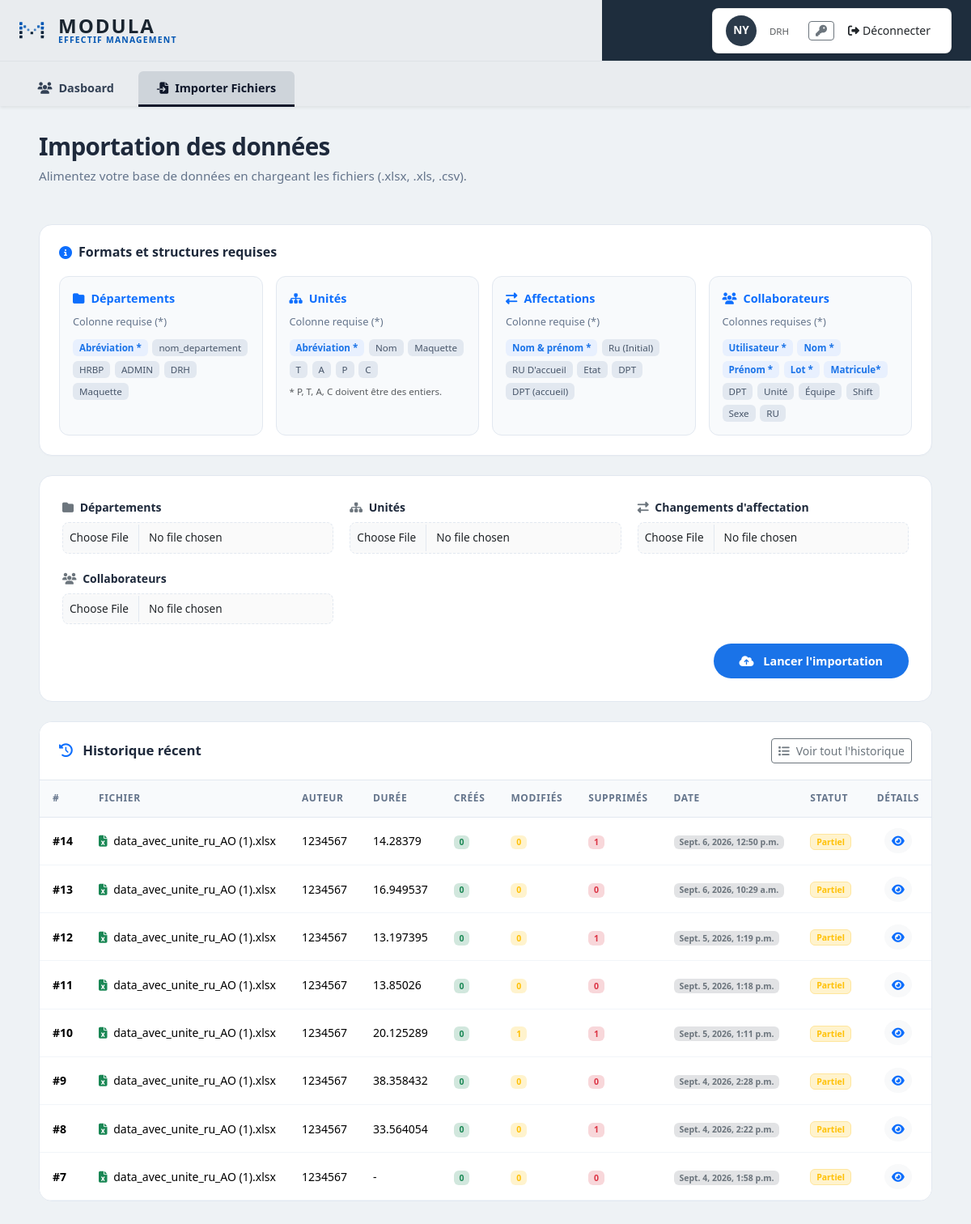
The page /import_data/import/ (signed in) on the database as committed earlier.
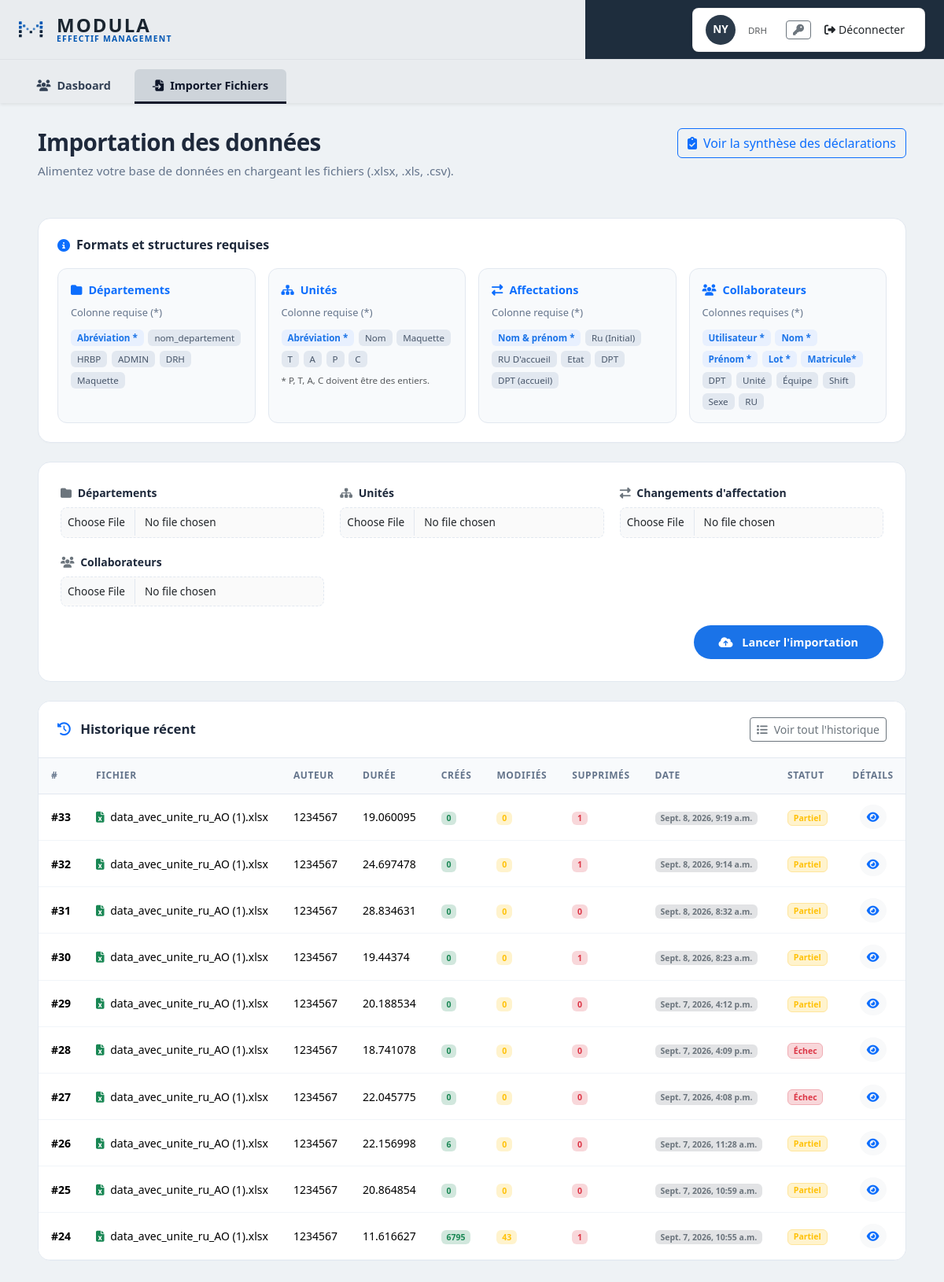
The same page on the database as committed later.
### import_data/models.py (models this page shows, shortened)
class histo_import(models.Model):
    STATUT_CHOICES = [
        ("EN_COURS", "En cours"),
        ("SUCCES", "Succès"),
        ("ECHEC", "Échec"),
        ("PARTIEL", "Succès partiel"),
    ]
    date = models.DateTimeField(auto_now_add=True)
    depar = models.IntegerField(default=0)
    modif = models.IntegerField(default=0)
    supprime = models.IntegerField(default=0)
    erreur = models.IntegerField(default=0)
    utilisateur = models.CharField(max_length=50, null=True, blank=True)
    nom_fichier = models.CharField(max_length=255, null=True, blank=True)
    fichier = models.FileField(upload_to="imports/", null=True, blank=True)
    statut = models.CharField(max_length=20, choices=STATUT_CHOICES, default="SUCCES")
    nb_lignes_total = models.PositiveIntegerField(default=0)
    nb_crees = models.PositiveIntegerField(default=0)
    nb_supprimes = models.PositiveIntegerField(default=0)
    nb_ignores = models.PositiveIntegerField(default=0)
    nb_erreurs = models.PositiveIntegerField(default=0)
    duree = models.FloatField(null=True, blank=True)
    synthese_json = models.JSONField(null=True, blank=True)
    class Meta:
        ordering = ["-date"]

### import_data/views.py (the view, shortened to what this page needs)
# urls.py: path("import/", views.importer_fichiers_combines, name="importer_fichier"),
@role_required(['SUPER', "DRH"])
def importer_fichiers_combines(request):
    role = request.session.get('role')
    template_de_base = {
        "SUPER": "utilisateur/navbar_N1.html",
        "DRH": "utilisateur/navbar_N1.html",
    }.get(role, "utilisateur/navbar_N1.html")
    historique_imports = (
        histo_import.objects
        .prefetch_related('details')
        .order_by('-date')[:10]
    )
    if request.method != "POST":
        storage = messages.get_messages(request)
        for _ in storage:
            pass
        return render(request, "import_data/import.html", {
            "form": MultipleImportForm(),
            "template_de_base": template_de_base,
            "historique_imports": historique_imports,
            "synthese_declarations": _derniere_synthese(),
            "just_imported": False,
        })

### import_data/forms.py
class MultipleImportForm(forms.Form):
    fichier_departement = forms.FileField(required=False,
        label="Fichier Départements",
        widget=forms.FileInput(attrs={'class': 'form-control'})
    )
    fichier_unite = forms.FileField(required=False,
        label="Fichier Unités",
        widget=forms.FileInput(attrs={'class': 'form-control'})
    )
    fichier_collaborateur = forms.FileField(required=False,
        label="Fichier Collaborateurs",
        widget=forms.FileInput(attrs={'class': 'form-control'})
    )
    fichier_changement = forms.FileField(required=False, label="Fichier changement",
            widget=forms.FileInput(attrs={'class': 'form-control'}))
    mode_import_collaborateur = forms.ChoiceField(
    choices=[("fusion", "Fusion"), ("remplacement", "Remplacement")],
    initial="fusion",
    required=False,
    widget=forms.RadioSelect,
)

### import_data/views.py (called while the page is built)
def _derniere_synthese():
    dernier = (
        histo_import.objects
        .exclude(synthese_json__isnull=True)
        .order_by("-date")
        .first()
    )
    return dernier.synthese_json if dernier else None

### import_data/templates/import_data/import.html (shortened to what the changed rows need)
{% extends 'utilisateur/navbar_N1.html' %}
{% load static %}
{% block css %}
<link href="https://cdn.jsdelivr.net/npm/bootstrap@5.3.3/dist/css/bootstrap.min.css" rel="stylesheet">
<link rel="stylesheet" href="https://cdnjs.cloudflare.com/ajax/libs/font-awesome/6.4.0/css/all.min.css">
<link rel="stylesheet" href="{% static 'utilisateur/css/impo.css' %}">
{% endblock %}
{% block content %}
<div class="import-container">
    <div class="import-header d-flex justify-content-between align-items-start flex-wrap gap-2">
        <div>
            <h1 class="import-title">Importation des données</h1>
            <p class="import-subtitle">
            </p>
        </div>
        {% if synthese_declarations %}
        <button type="button" class="btn btn-outline-primary" data-bs-toggle="modal"
            data-bs-target="#modalSyntheseDeclarations">
            <i class="fas fa-clipboard-check me-2"></i>Voir la synthèse des déclarations
        </button>
        {% endif %}
    </div>
    <div class="import-guide mb-4">
        <h2 class="guide-title">
            <i class="fas fa-info-circle text-primary"></i>
            Formats et structures requises
        </h2>
    </div>
    <div class="history-card">
        <div class="table-responsive">
            <table class="table table-hover align-middle table-custom">
                <thead>
                    <tr>
                        <th>#</th>
                        <th>Fichier</th>
                        <th>Auteur</th>
                        <th>Durée</th>
                        <th>Créés</th>
                        <th>Modifiés</th>
                        <th>Supprimés</th>
                        <th>Date</th>
                        <th>Statut</th>
                        <th class="text-center">Détails</th>
                    </tr>
                </thead>
                <tbody>
                    {% for item in historique_imports %}
                    <tr>
                        <td class="fw-bold">#{{ item.id }}</td>
                        <td class="text-nowrap">
                            <i class="fas fa-file-excel me-1 text-success"></i>
                            {{ item.nom_fichier }}
                        </td>
                        <td>{{ item.utilisateur|default:"Inconnu" }}</td>
                        <td>{{ item.duree|default:"-" }}</td>
                        <td><span class="badge bg-success-subtle text-success fw-bold">{{ item.depar|default:0 }}</span>
                        </td>
                        <td><span class="badge bg-warning-subtle text-warning fw-bold">{{ item.modif|default:0 }}</span>
                        </td>
                        <td><span class="badge bg-danger-subtle text-danger fw-bold">{{ item.supprime|default:0}}</span></td>
                        <td><span class="badge bg-secondary-subtle text-secondary fw-bold">{{item.date|default:0}}</span></td>
                        <td>
                            {% if item.statut == "SUCCES" %}
                            <span
                                class="badge bg-success-subtle text-success border border-success-subtle">Succès</span>
                            {% elif item.statut == "PARTIEL" %}
                            <span
                                class="badge bg-warning-subtle text-warning border border-warning-subtle">Partiel</span>
                            {% elif item.statut == "ECHEC" %}
                            <span class="badge bg-danger-subtle text-danger border border-danger-subtle">Échec</span>
                            {% else %}
                            <span class="badge bg-info-subtle text-info border border-info-subtle">{{
                                item.statut}}</span>
                            {% endif %}
                        </td>
                        <td class="text-center">
                            <button type="button" class="btn btn-sm btn-light text-primary rounded-circle"
                                data-bs-toggle="modal" data-bs-target="#modalDetails{{ item.id }}"
                                aria-label="Voir les détails">
                                <i class="fas fa-eye"></i>
                            </button>
                        </td>
                    </tr>
                    {% empty %}
                    <tr>
                        <td colspan="10" class="text-center py-4 text-muted">
                            <i class="fas fa-inbox mb-2 d-block fa-2x"></i> Aucun historique d'import disponible.
                        </td>
                    </tr>
                    {% endfor %}
                </tbody>
            </table>
        </div>
    </div>
</div>
{% endblock %}

Rows that differ between the two databases and show on the page:
removed histo_import: id "14", nom_fichier "data_avec_unite_ru_AO (1).xlsx", utilisateur "1234567", duree "14.28379", depar "0", modif "0", supprime "1", date "Sept. 6, 2026, 12:50 p.m.", statut "Partiel"
removed histo_import: id "13", nom_fichier "data_avec_unite_ru_AO (1).xlsx", utilisateur "1234567", duree "16.949537", depar "0", modif "0", supprime "0", date "Sept. 6, 2026, 10:29 a.m.", statut "Partiel"
removed histo_import: id "12", nom_fichier "data_avec_unite_ru_AO (1).xlsx", utilisateur "1234567", duree "13.197395", depar "0", modif "0", supprime "1", date "Sept. 5, 2026, 1:19 p.m.", statut "Partiel"
removed histo_import: id "11", nom_fichier "data_avec_unite_ru_AO (1).xlsx", utilisateur "1234567", duree "13.85026", depar "0", modif "0", supprime "0", date "Sept. 5, 2026, 1:18 p.m.", statut "Partiel"
removed histo_import: id "10", nom_fichier "data_avec_unite_ru_AO (1).xlsx", utilisateur "1234567", duree "20.125289", depar "0", modif "1", supprime "1", date "Sept. 5, 2026, 1:11 p.m.", statut "Partiel"
removed histo_import: id "9", nom_fichier "data_avec_unite_ru_AO (1).xlsx", utilisateur "1234567", duree "38.358432", depar "0", modif "0", supprime "0", date "Sept. 4, 2026, 2:28 p.m.", statut "Partiel"
removed histo_import: id "8", nom_fichier "data_avec_unite_ru_AO (1).xlsx", utilisateur "1234567", duree "33.564054", depar "0", modif "0", supprime "1", date "Sept. 4, 2026, 2:22 p.m.", statut "Partiel"
removed histo_import: id "7", nom_fichier "data_avec_unite_ru_AO (1).xlsx", utilisateur "1234567", duree "-", depar "0", modif "0", supprime "0", date "Sept. 4, 2026, 1:58 p.m.", statut "Partiel"
added histo_import: id "33", nom_fichier "data_avec_unite_ru_AO (1).xlsx", utilisateur "1234567", duree "19.060095", depar "0", modif "0", supprime "1", date "Sept. 8, 2026, 9:19 a.m.", statut "Partiel"
added histo_import: id "32", nom_fichier "data_avec_unite_ru_AO (1).xlsx", utilisateur "1234567", duree "24.697478", depar "0", modif "0", supprime "1", date "Sept. 8, 2026, 9:14 a.m.", statut "Partiel"
added histo_import: id "31", nom_fichier "data_avec_unite_ru_AO (1).xlsx", utilisateur "1234567", duree "28.834631", depar "0", modif "0", supprime "0", date "Sept. 8, 2026, 8:32 a.m.", statut "Partiel"
added histo_import: id "30", nom_fichier "data_avec_unite_ru_AO (1).xlsx", utilisateur "1234567", duree "19.44374", depar "0", modif "0", supprime "1", date "Sept. 8, 2026, 8:23 a.m.", statut "Partiel"
added histo_import: id "29", nom_fichier "data_avec_unite_ru_AO (1).xlsx", utilisateur "1234567", duree "20.188534", depar "0", modif "0", supprime "0", date "Sept. 7, 2026, 4:12 p.m.", statut "Partiel"
added histo_import: id "28", nom_fichier "data_avec_unite_ru_AO (1).xlsx", utilisateur "1234567", duree "18.741078", depar "0", modif "0", supprime "0", date "Sept. 7, 2026, 4:09 p.m.", statut "Échec"
added histo_import: id "27", nom_fichier "data_avec_unite_ru_AO (1).xlsx", utilisateur "1234567", duree "22.045775", depar "0", modif "0", supprime "0", date "Sept. 7, 2026, 4:08 p.m.", statut "Échec"
added histo_import: id "26", nom_fichier "data_avec_unite_ru_AO (1).xlsx", utilisateur "1234567", duree "22.156998", depar "6", modif "0", supprime "0", date "Sept. 7, 2026, 11:28 a.m.", statut "Partiel"
added histo_import: id "25", nom_fichier "data_avec_unite_ru_AO (1).xlsx", utilisateur "1234567", duree "20.864854", depar "0", modif "0", supprime "0", date "Sept. 7, 2026, 10:59 a.m.", statut "Partiel"
added histo_import: id "24", nom_fichier "data_avec_unite_ru_AO (1).xlsx", utilisateur "1234567", duree "11.616627", depar "6795", modif "43", supprime "1", date "Sept. 7, 2026, 10:55 a.m.", statut "Partiel"
Other text that changed with them:
text now shown: "Voir la synthèse des déclarations"
